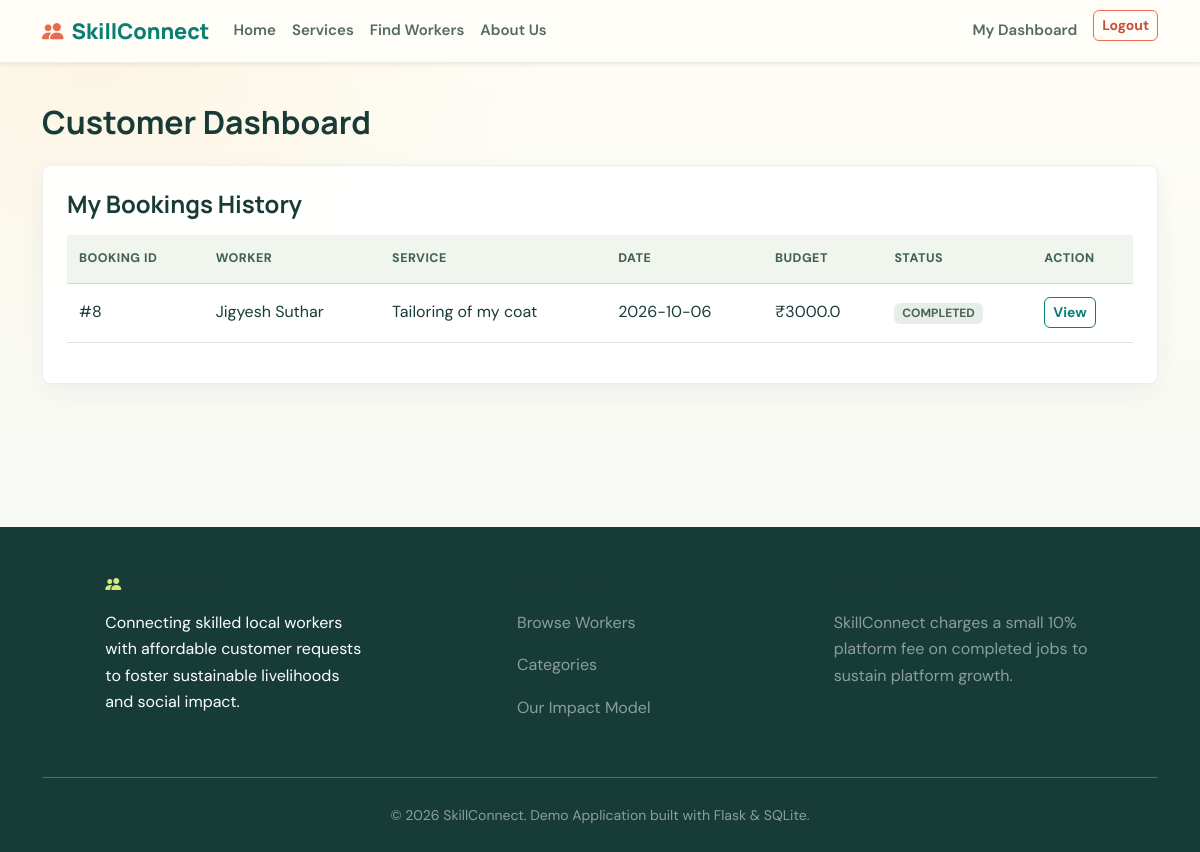
Page /customer/dashboard (signed in) on the committed database.
### tables this page shows
CREATE TABLE bookings (
        id INTEGER PRIMARY KEY AUTOINCREMENT,
        customer_id INTEGER NOT NULL,
        worker_id INTEGER NOT NULL,
        service_name TEXT NOT NULL,
        booking_date TEXT NOT NULL,
        booking_time TEXT NOT NULL,
        address TEXT NOT NULL,
        work_description TEXT,
        estimated_budget REAL NOT NULL,
        commission REAL NOT NULL,
        worker_amount REAL NOT NULL,
        status TEXT DEFAULT 'PENDING' CHECK(status IN ('PENDING', 'ACCEPTED', 'REJECTED', 'IN_PROGRESS', 'COMPLETED', 'CANCELLED')),
        created_at DATETIME DEFAULT CURRENT_TIMESTAMP,
        FOREIGN KEY (customer_id) REFERENCES users (id),
        FOREIGN KEY (worker_id) REFERENCES workers (id)
    );

CREATE TABLE users (
        id INTEGER PRIMARY KEY AUTOINCREMENT,
        name TEXT NOT NULL,
        email TEXT UNIQUE NOT NULL,
        phone TEXT NOT NULL,
        password_hash TEXT NOT NULL,
        role TEXT NOT NULL CHECK(role IN ('customer', 'worker', 'admin')),
        city TEXT,
        area TEXT,
        address TEXT,
        created_at DATETIME DEFAULT CURRENT_TIMESTAMP
    );

### backend/app.py (the view)
@app.route('/customer/dashboard')
@role_required('customer')
def customer_dashboard():
    db = get_db()
    bookings = db.execute('''
        SELECT b.*, u_work.name as worker_name, w.primary_skill
        FROM bookings b
        JOIN workers w ON b.worker_id = w.id
        JOIN users u_work ON w.user_id = u_work.id
        WHERE b.customer_id = ?
        ORDER BY b.created_at DESC
    ''', (session['user_id'],)).fetchall()
    return render_template('customer_dashboard.html', bookings=bookings)

### backend/app.py (called while the page is built)
def get_db():
    if 'db' not in g:
        g.db = sqlite3.connect(DATABASE)
        g.db.row_factory = sqlite3.Row
    return g.db

def role_required(role):
    def decorator(f):
        @wraps(f)
        def decorated_function(*args, **kwargs):
            if 'user_id' not in session:
                flash('Please log in first.', 'warning')
                return redirect(url_for('login'))
            if session.get('role') != role and session.get('role') != 'admin':
                flash('Unauthorized access.', 'danger')
                return redirect(url_for('index'))
            return f(*args, **kwargs)
        return decorated_function
    return decorator

@app.before_request
def load_logged_in_user():
    user_id = session.get('user_id')
    if user_id is None:
        g.user = None
        g.notifications = []
    else:
        db = get_db()
        g.user = db.execute('SELECT * FROM users WHERE id = ?', (user_id,)).fetchone()
        g.notifications = db.execute(
            'SELECT * FROM notifications WHERE user_id = ? ORDER BY created_at DESC LIMIT 5',
            (user_id,)
        ).fetchall()

### frontend/templates/customer_dashboard.html
{% extends 'base.html' %}
{% block content %}
<div class="container">
  <h2 class="fw-bold mb-4">Customer Dashboard</h2>
  <div class="card p-4 mb-4">
    <h4 class="fw-bold mb-3">My Bookings History</h4>
    <div class="table-responsive">
      <table class="table table-hover">
        <thead>
          <tr>
            <th>Booking ID</th>
            <th>Worker</th>
            <th>Service</th>
            <th>Date</th>
            <th>Budget</th>
            <th>Status</th>
            <th>Action</th>
          </tr>
        </thead>
        <tbody>
          {% for b in bookings %}
          <tr>
            <td>#{{ b.id }}</td>
            <td>{{ b.worker_name }}</td>
            <td>{{ b.service_name }}</td>
            <td>{{ b.booking_date }}</td>
            <td>₹{{ b.estimated_budget }}</td>
            <td><span class="badge bg-secondary">{{ b.status }}</span></td>
            <td><a href="{{ url_for('booking_detail', booking_id=b.id) }}" class="btn btn-sm btn-outline-primary">View</a></td>
          </tr>
          {% endfor %}
        </tbody>
      </table>
    </div>
  </div>
</div>
{% endblock %}

### frontend/static/css/style.css (style rules this page uses)
:root { --primary: #087f73; --primary-dark: #075c55; --secondary: #e66b52; --accent: #f0bd45; --lime: #d5e979; --ink: #193b38; --muted: #687a74; --paper: #fffdf7; --line: #e2e9df; --dark: #193b38; --light: #f4f7ef; }
html { scroll-behavior: smooth; }
body { min-height: 100vh; color: var(--ink); background: radial-gradient(ellipse at 8% 8%, rgba(240, 189, 69, 0.11), transparent 28rem), linear-gradient(180deg, #fffdf7 0%, #f3f7f2 100%); font-family: 'DM Sans', 'Segoe UI', sans-serif; line-height: 1.65; }
h1, h2, h3, h4, h5, h6, .navbar-brand { color: var(--ink); font-family: 'Manrope', 'DM Sans', sans-serif; letter-spacing: 0; }
a { color: var(--primary); }
.btn { border-radius: 6px; font-weight: 700; transition: transform 160ms ease, box-shadow 160ms ease, background-color 160ms ease; }
.btn-outline-primary { border-color: var(--primary); color: var(--primary); }
.card { overflow: hidden; border: 1px solid rgba(25, 59, 56, 0.08); border-radius: 8px; background-color: rgba(255, 255, 255, 0.94); box-shadow: 0 8px 24px rgba(26, 62, 54, 0.055); transition: transform 180ms ease, box-shadow 180ms ease, border-color 180ms ease; }
.card .card-title, .card h3, .card h4, .card h5 { color: var(--ink); }
.table { --bs-table-color: var(--ink); --bs-table-hover-bg: #f3f8f2; vertical-align: middle; }
.table thead th { border-bottom-color: #cfded3; background: #f0f6ee; color: #426157; font-size: 0.78rem; font-weight: 800; letter-spacing: 0.04em; text-transform: uppercase; }
.table > :not(caption) > * > * { padding: 0.85rem 0.75rem; }
.badge.bg-secondary { background-color: #e7eee8 !important; color: #4b6259 !important; }

### rows in the picture
bookings: id "8", worker_name "Jigyesh Suthar", service_name "Tailoring of my coat", booking_date "2026-10-06", estimated_budget "3000.0", status "COMPLETED"
